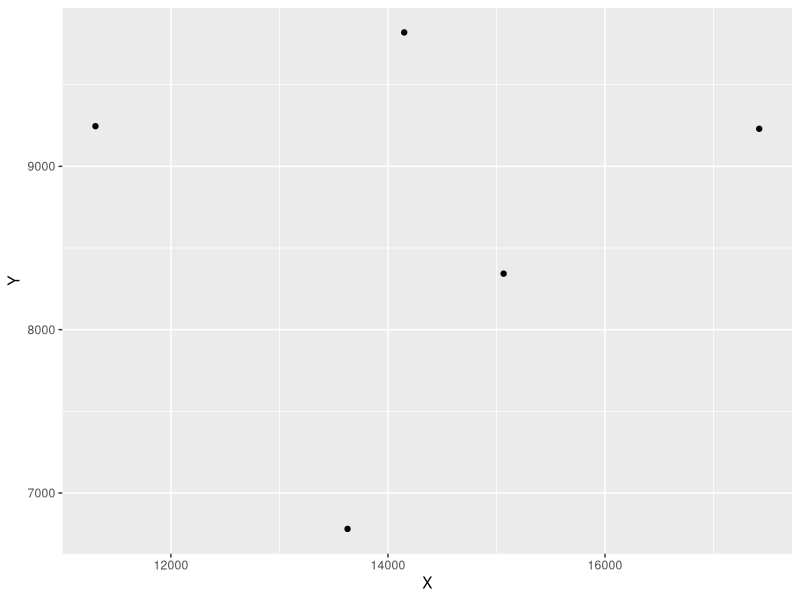

Write the R code that produced this figure.
## ---- chunk 1
#| warning: false
#| echo: true
library(tidyverse)
library(readxl)
## ---- chunk 2
#import dataset
library(readxl)
dat<-read_excel('Data UAS.xlsx')
head(dat)
ggplot(data=dat,aes(x=X,y=Y)) +
  geom_point()
## ---- chunk 3
library(readxl)
dat<-read_excel('Data UAS.xlsx')
head(dat)
## ---- chunk 4
reg<-lm(X~Y,data=dat)
summary(reg)
